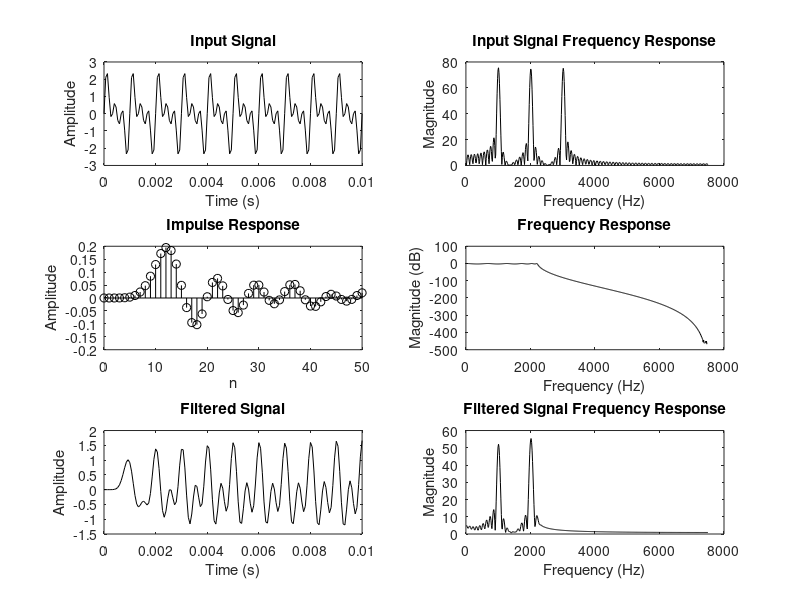

Write the MATLAB code that produced this figure. (Note: this script raises an error after producing the figure.)
clc; clear; close all;

F1 = 1000; F2 = 2000; F3 = 3000;
Fsamp = 15000;
t = 0:1/Fsamp:0.01;
x = sin(2*pi*F1*t) + sin(2*pi*F2*t) + sin(2*pi*F3*t);

fft_ord = 1024;
x_fft = fft(x, fft_ord);

Fp = 2200; 
Fs = 2500; 
ap = 2.8; 
as = 45;
wp=2*Fp/Fsamp;
ws=2*Fs/Fsamp;
[N, wn] = buttord(wp,ws, ap, as);
[b, a] = butter(N, wn, "low");

n_range = 0:50; 
h = impz(b, a, length(n_range));

h_freq = freqz(b, a, fft_ord/2);

y = filter(b, a, x);
y_fft = fft(y, fft_ord);
fr = (1:fft_ord/2) * Fsamp / fft_ord;
figure;

[N1, wn1] = cheb1ord(wp, ws,ap, as);
[b1, a1] = cheby1(N1,ap,wp,"low");

h1 = impz(b1, a1, length(n_range));
h_freq1= freqz(b1, a1, fft_ord/2);
y1 = filter(b1, a1, x);
y_fft1 = fft(y1, fft_ord);

subplot(3, 2, 1);
plot(t, x, 'k');
title('Input Signal');
ylabel('Amplitude');
xlabel('Time (s)');

subplot(3, 2, 2);
plot(fr, abs(x_fft(1:fft_ord/2)), 'k');
title('Input Signal Frequency Response');
ylabel('Magnitude');
xlabel('Frequency (Hz)');

subplot(3, 2, 3);
stem(n_range, h1, 'k'); 
title('Impulse Response');
ylabel('Amplitude');
xlabel('n');

subplot(3, 2, 4);
plot(fr, 20*log10(abs(h_freq1)), 'k'); 
title('Frequency Response');
ylabel('Magnitude (dB)');
xlabel('Frequency (Hz)');

subplot(3, 2, 5);
plot(t, y1, 'k');
title('Filtered Signal');
ylabel('Amplitude');
xlabel('Time (s)');

subplot(3, 2, 6);
plot(fr, abs(y_fft1(1:fft_ord/2)), 'k');
title('Filtered Signal Frequency Response');
ylabel('Magnitude');
xlabel('Frequency (Hz)');

sgtitle('CHEBYSHEV TYPE 1 LOW PASS FILTER (DIRECT METHOD)');
saveas(gcf, 'chebyshev1_lowpass.png');  % Save figure
